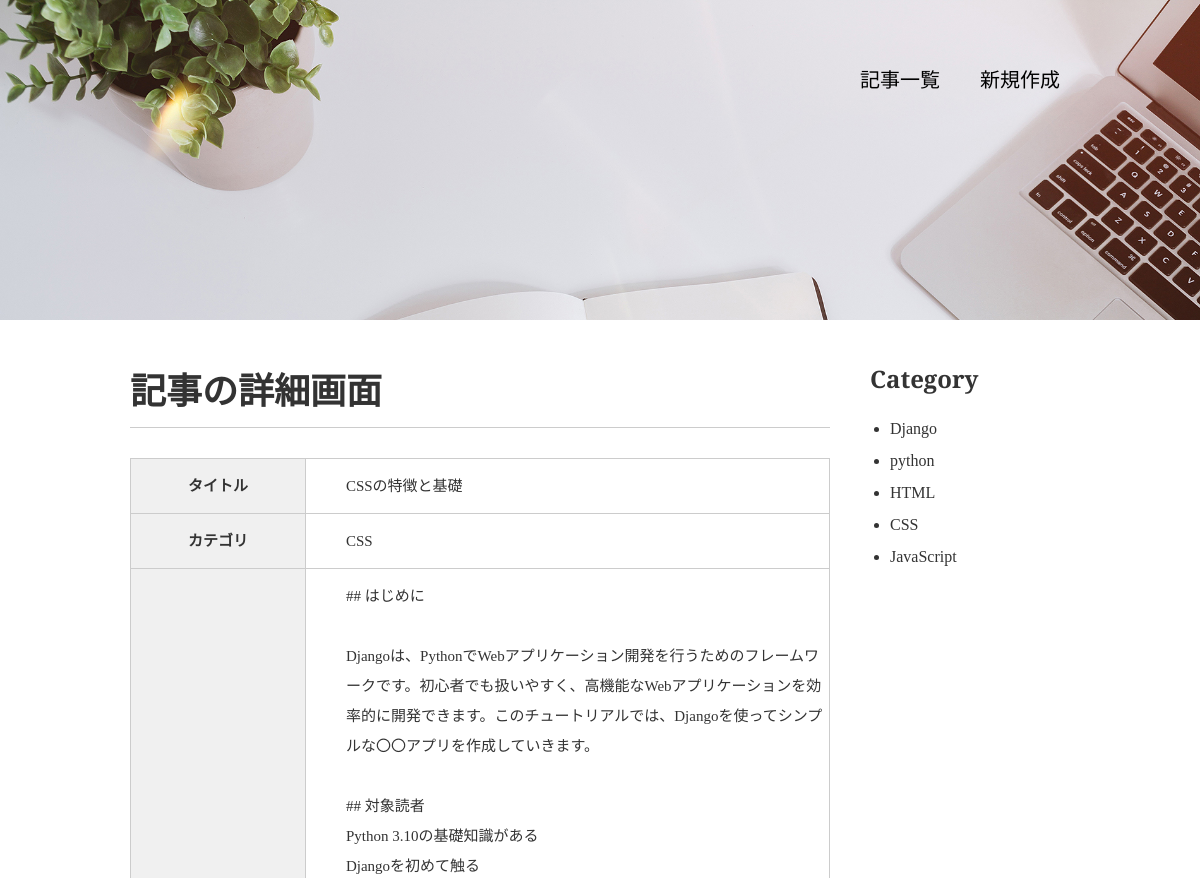
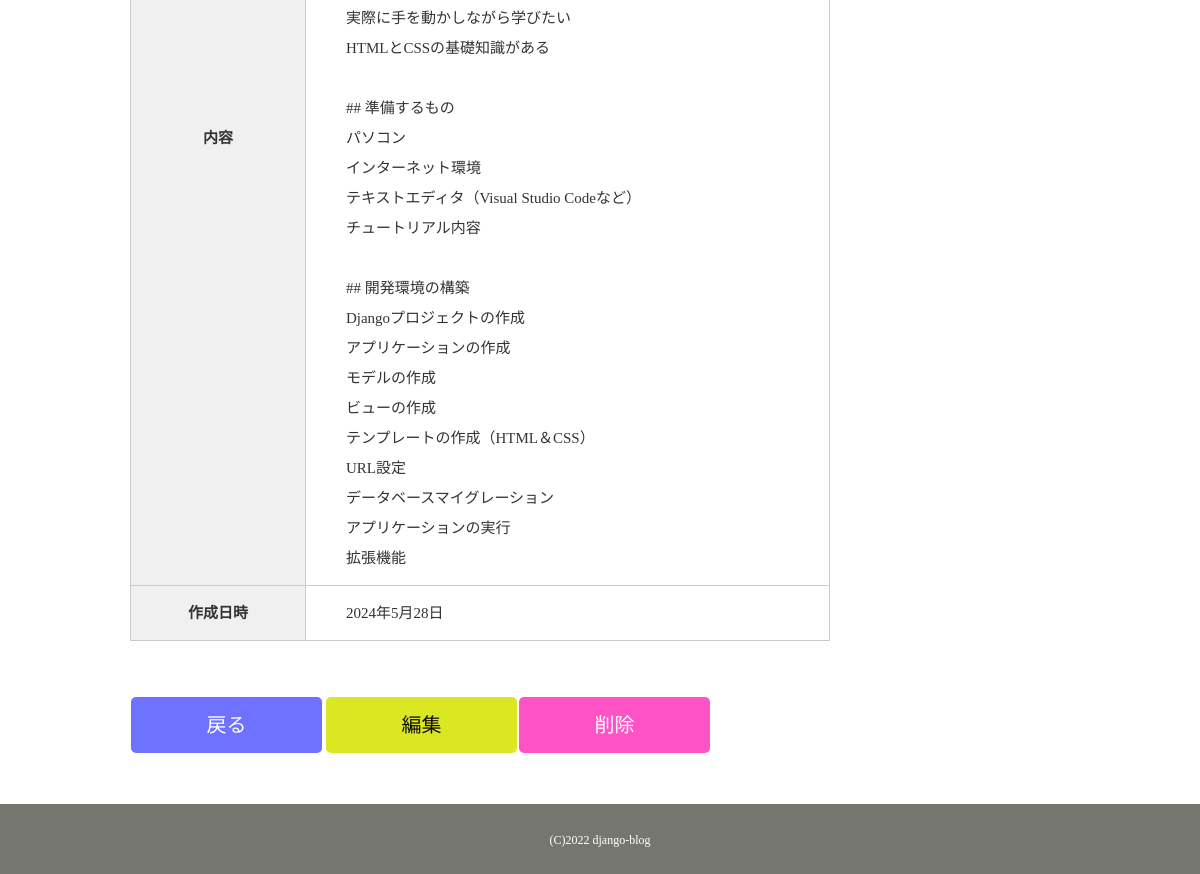
/detail/4/, run on the app's committed database (2 pictures, top to bottom).
### blog/models.py (models this page shows, shortened)
class Blog(models.Model):
    class Meta:
       db_table ="blog"
       verbose_name ="ブログ記事"
       verbose_name_plural ="ブログ記事"
    title = models.CharField(verbose_name ="タイトル", max_length=100)
    content = models.TextField(verbose_name ="内容")
    postdate = models.DateField(verbose_name ="投稿日", auto_now_add=True)
    category = models.ForeignKey(Category, on_delete = models.PROTECT,verbose_name ="カテゴリ")

class Category(models.Model):
    class Meta:
       db_table ="category"
       verbose_name ="カテゴリ名"
       verbose_name_plural ="カテゴリ名"
    category_name = models.CharField(verbose_name ="カテゴリ名",max_length=100,unique=True)
    category_image = models.ImageField(verbose_name ="カテゴリ画像", upload_to="images/")
    def __str__(self):
        return self.category_name

### blog/views.py (the view)
# urls.py: path('detail/<int:pk>/', BlogDetailView.as_view(), name="detail"),
class BlogDetailView(DetailView):
    model = Blog
    template_name = 'blog/blog_detail.html'
    def get_context_data(self, **kwargs):
       context = super(BlogDetailView, self).get_context_data(**kwargs)
       context['category_list'] = Category.objects.all()
       return context

### templates/blog/blog_detail.html
{% extends './base.html' %} {% block contents %}
<div id="wrap" class="clearfix">
  <div class="content">
    <div class="main">
      <section class="career">
        <h1>記事の詳細画面</h1>
        <table>
          <tr>
            <th>タイトル</th>
            <td>{{ object.title }}</td>
          </tr>
          <tr>
            <th>カテゴリ</th>
            <td>{{ object.category }}</td>
          </tr>
          <tr>
            <th>内容</th>
            <td>{{ object.content|linebreaksbr }}</td>
          </tr>
          <tr>
            <th>作成日時</th>
            <td>{{ object.postdate }}</td>
          </tr>
        </table>
      </section>
      <table>
        <tr>
          <td>
            <p class="btn"><a href="{% url 'blog:blog_list' %}">戻る</a></p>
          </td>
          <td>
            <td><p class="btn-edit"><a href="{% url 'blog:edit' object.pk %}">編集</a></td>
          </td>
          <td>
            <p class="btn-delete"><a href="{% url 'blog:delete' object.pk %}">削除</a></p>
          </td>
        </tr>
      </table>
    </div>
    {% include 'blog/widgets/side_category.html' %}
  </div>
</div>
{% endblock %}

### templates/blog/widgets/side_category.html
<aside class="sidebar">
  <h2>Category</h2>
  <ul>
    {% for category in category_list %}
    <li>{{ category.category_name }}</li>
    {% endfor %}
  </ul>
</aside>

### blog/static/css/style.css (style rules this page uses)
body { margin: 0; padding: 0; background-color: #cccccc; color: #333333; font-size: 15px; line-height: 2; }
p, h1, h2, h3, h4, h5, h6 { margin-top: 0; }
ul { margin: 0; padding: 0; }
a { color: #3583aa; text-decoration: none; }
#wrap { clear: both; background-color: #ffffff; margin-top: 220px; padding: 35px 0; }
.content { width: 960px; margin: 0 auto; }
.btn a { background-color: #6f72ff; color: #ffffff; font-size: 20px; font-family: 'Bitter', serif; width: 185px; display: block; text-align: center; line-height: 50px; margin-top: 20px; border-radius: 5px; border: 3px solid #6f72ff; }
.btn-delete a { background-color: #ff52c5; color: #ffffff; font-size: 20px; font-family: 'Bitter', serif; width: 185px; display: block; text-align: center; line-height: 50px; margin-top: 20px; border-radius: 5px; border: 3px solid #ff52c5; }
.btn-edit a { background-color: #dae722; color: #0f0e0e; font-size: 20px; font-family: 'Bitter', serif; width: 185px; display: block; text-align: center; line-height: 50px; margin-top: 20px; border-radius: 5px; border: 3px solid #dae722; }
h1 { font-family: 'Bitter', serif; font-size: 36px; border-bottom: 1px solid #cccccc; }
h2 { font-family: 'Bitter', serif; font-size: 24px; }
.clearfix:after { content: ""; display: block; clear: both; }
section { margin-bottom: 35px; }
#portfolio .career th { width: 240px; background-color: #f0f0f0; padding: 12px 0; border: 1px solid #cccccc; }
#portfolio .career td { width: 660px; padding: 12px 0 12px 40px; border: 1px solid #cccccc; }
table { border-spacing: 0; border-collapse: collapse; }
#portfolio { background-image: url(../images/home-bg.jpg); background-repeat: no-repeat; background-position: center top; background-attachment: fixed; background-size: 100% auto; }
.main { width: 700px; margin: 0 10px; float: left; }
.sidebar { width: 200px; margin: 0 10px 0 30px; float: right; font-family: 'Bitter', serif; }
.sidebar h2 { margin-bottom: 10px; }
.sidebar ul { font-size: 16px; margin-left: 20px; }

### data on the page
Blog: title "CSSの特徴と基礎", category "CSS", content "## はじめに Djangoは、PythonでWebアプリケーション開発を行うためのフレームワークです。初心者でも扱いやすく、高機能なWebアプリケーションを効率的に開発できます。このチュートリアルでは、Djangoを使ってシンプルな〇〇アプリを作成していきます。 ## 対象読者 Python 3.10の基礎知識がある Djangoを初めて触る 実際に手を動かしながら学びたい HTMLとCSSの基礎知識がある ## 準備するもの パソコン インターネット環境 テキストエディタ（Visual Studio Codeなど） チュートリアル内容 ## 開発環境の構築 Djangoプロジェクトの作成 アプリケーションの作成 モデルの作成 ビューの作成 テンプレートの作成（HTML＆CSS） URL設定 データベースマイグレーション アプリケーションの実行 拡張機能", postdate "2024年5月28日"
Category: category_name "Django"
Category: category_name "python"
Category: category_name "HTML"
Category: category_name "CSS"
Category: category_name "JavaScript"
